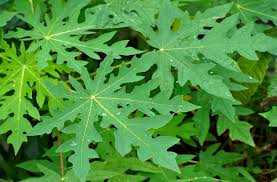
#> input picture TUGAS2PCDPRIHATINI/daun pepaya.jfif, 277 x 182 px, found by its file name
$ python TUGAS2.py
#> lines starting #> are read from the running program, lines starting #| are printed output that depends on the picture; after the words box and inside, x2 and y2 are one past the last pixel; in counts of white or black regions, pixels touching at a corner belong together
import numpy as np
import imageio.v3 as imageio
import cv2
import os

paths = [
    r"C:\\Users\\HP\\Documents\\TUGAS2PCDPRIHATINI\\daun pepaya.jfif",
    r"C:\\Users\\HP\Documents\\TUGAS2PCDPRIHATINI\\daun singkong.jfif",
    r"C:\\Users\\HP\\Documents\\TUGAS2PCDPRIHATINI\\daun kenikir.jfif"
]

# Memproses setiap gambar
def process_image(path):
    # Membaca gambar
    image_source = imageio.imread(path)
#> image_source is the input picture: shape (182, 277, 3); mean R, G, B 74.7, 141.8, 60.6

    if image_source is None:
        print(f"Error: Gambar {path} tidak ditemukan atau gagal dibaca!")
        return

    if len(image_source.shape) != 3 or image_source.shape[2] != 3:
        print(f"Gambar {path} tidak dalam format RGB.")
        return

    red_ch = image_source[:, :, 0]
    green_ch = image_source[:, :, 1]
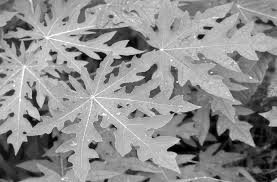
#> green_ch: shape (182, 277); min 0, max 255, mean 141.8
    blue_ch = image_source[:, :, 2]
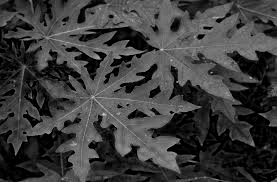
#> blue_ch: shape (182, 277); min 0, max 206, mean 60.6

    image_red = np.zeros_like(image_source)
    image_green = np.zeros_like(image_source)
    image_blue = np.zeros_like(image_source)

    image_red[:, :, 0] = red_ch
    image_green[:, :, 1] = green_ch
    image_blue[:, :, 2] = blue_ch

    # Konversi ke grayscale
    image_grayscale = cv2.cvtColor(image_source, cv2.COLOR_RGB2GRAY)
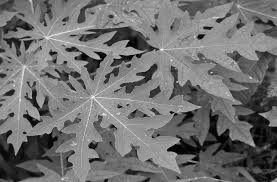
#> image_grayscale: shape (182, 277); min 0, max 242, mean 112.5

    # Konversi ke threshold (binner)
    _, image_threshold = cv2.threshold(image_grayscale, 127, 255, cv2.THRESH_BINARY)
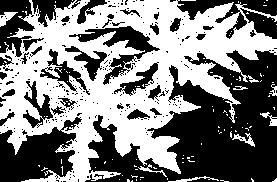
#> image_threshold: shape (182, 277); 49.8% white; 111 white regions (103 under 20 px), largest, box (x1, y1, x2, y2) and area: (0, 0, 277, 182) 24207, (0, 12, 18, 27) 128, (232, 133, 255, 147) 107

    # Membuat nama file tanpa ekstensi untuk penyimpanan
    file_name = os.path.basename(path).split('.')[0]

    # Simpan gambar hasil representasi setiap channel dan konversi
    imageio.imwrite(f"{file_name}_red.jfif", image_red)
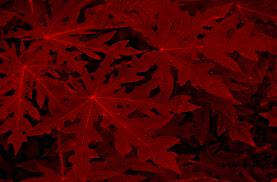
#> saved as daun pepaya_red.jfif: shape (182, 277, 3); mean R, G, B 74.4, 2, 2.3
    imageio.imwrite(f"{file_name}_green.jfif", image_green)
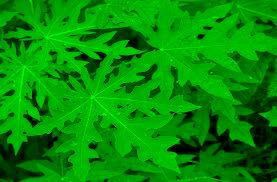
#> saved as daun pepaya_green.jfif: shape (182, 277, 3); mean R, G, B 4.2, 141.9, 4.3
    imageio.imwrite(f"{file_name}_blue.jfif", image_blue)
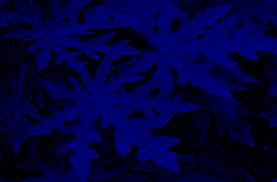
#> saved as daun pepaya_blue.jfif: shape (182, 277, 3); mean R, G, B 1, 0.8, 60.3
    imageio.imwrite(f"{file_name}_grayscale.jfif", image_grayscale)
    imageio.imwrite(f"{file_name}_threshold.jfif", image_threshold)

    print(f"Gambar {file_name} telah diproses.")

# Proses semua gambar satu per satu
for path in paths:
    process_image(path)
#> pass 2 of the loop `for path in paths:`:
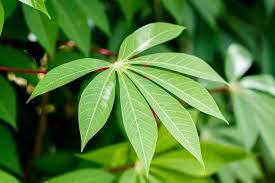
#> input picture TUGAS2PCDPRIHATINI/daun singkong.jfif, 275 x 183 px, found by its file name
#> in process_image, image_source is the input picture: shape (183, 275, 3); mean R, G, B 81.1, 125.2, 55.3
#> red_ch: shape (183, 275)
#> green_ch: shape (183, 275)
#> blue_ch: shape (183, 275)
#> image_red: shape (183, 275, 3)
#> image_green: shape (183, 275, 3)
#> image_blue: shape (183, 275, 3)
#> image_grayscale: shape (183, 275)
#> in process_image (call 2), `_, image_threshold = cv2.threshold(image_grayscale, 127, 255, cv2.THRE..`:
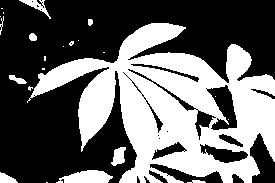
#> image_threshold: shape (183, 275); 40.2% white; 23 white regions (13 under 20 px), largest, box (x1, y1, x2, y2) and area: (27, 23, 275, 183) 18930, (56, 170, 113, 183) 521, (111, 147, 126, 166) 186
#> in process_image (call 2), `imageio.imwrite(f"{file_name}_blue.jfif", image_blue)`:
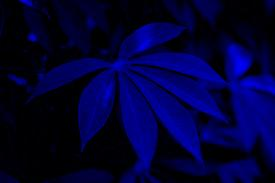
#> saved as daun singkong_blue.jfif: shape (183, 275, 3); mean R, G, B 0.8, 0.6, 55.1
#> pass 3 of the loop `for path in paths:`:
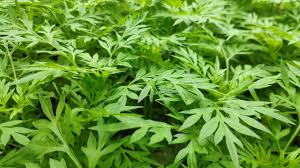
#> input picture TUGAS2PCDPRIHATINI/daun kenikir.jfif, 300 x 168 px, found by its file name
#> in process_image, image_source is the input picture: shape (168, 300, 3); mean R, G, B 101.6, 148.7, 52.7
#> red_ch: shape (168, 300)
#> green_ch: shape (168, 300)
#> blue_ch: shape (168, 300)
#> image_red: shape (168, 300, 3)
#> image_green: shape (168, 300, 3)
#> image_blue: shape (168, 300, 3)
#> image_grayscale: shape (168, 300)
#> in process_image (call 3), `_, image_threshold = cv2.threshold(image_grayscale, 127, 255, cv2.THRE..`:
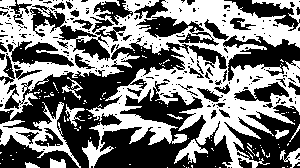
#> image_threshold: shape (168, 300); 47.8% white; 121 white regions (110 under 20 px), largest, box (x1, y1, x2, y2) and area: (0, 0, 300, 168) 21312, (0, 102, 81, 168) 1351, (174, 139, 208, 164) 316
#> in process_image (call 3), `imageio.imwrite(f"{file_name}_blue.jfif", image_blue)`:
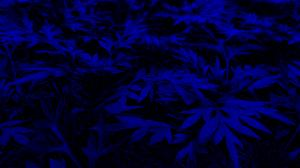
#> saved as daun kenikir_blue.jfif: shape (168, 300, 3); mean R, G, B 1.3, 1, 52.5

print("Selesai!")
